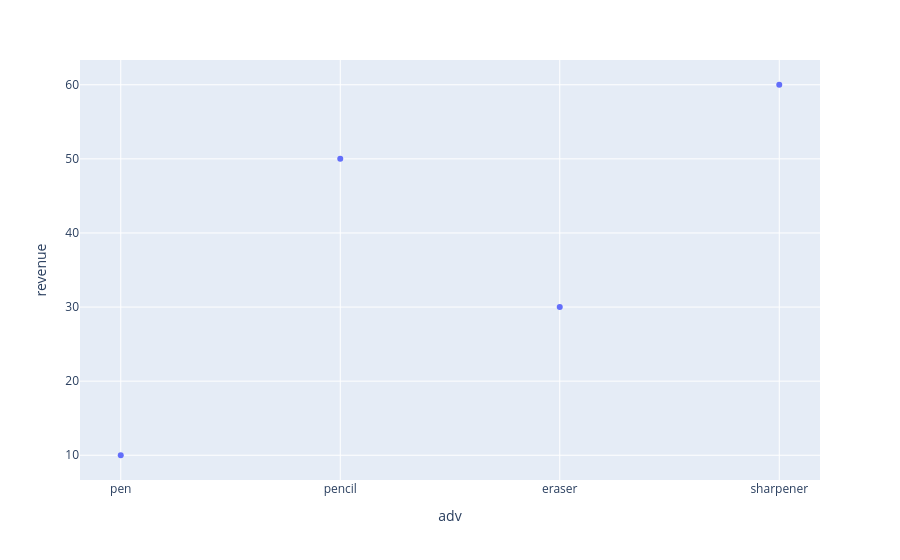

Notebook cell for this chart:
### Code cell
import plotly.express as px
import pandas as pd
df=pd.DataFrame({
    "adv":["pen","pencil","eraser","sharpener"],
    "revenue":[10,50,30,60]})
fig=px.scatter(df,x="adv",y="revenue")
fig.show()

### Figure 1 — Plotly figure (JSON) as saved in the notebook; plotly's stock layout.template omitted (floating-point values rounded to 4 significant figures)
{"data": [{"hovertemplate": "adv=%{x}<br>revenue=%{y}<extra></extra>", "legendgroup": "", "marker": {"color": "#636efa", "symbol": "circle"}, "mode": "markers", "name": "", "orientation": "v", "showlegend": false, "type": "scatter", "x": ["pen", "pencil", "eraser", "sharpener"], "xaxis": "x", "y": [10, 50, 30, 60], "yaxis": "y"}], "layout": {"legend": {"tracegroupgap": 0}, "margin": {"t": 60}, "xaxis": {"anchor": "y", "domain": [0, 1], "title": {"text": "adv"}}, "yaxis": {"anchor": "x", "domain": [0, 1], "title": {"text": "revenue"}}}}
